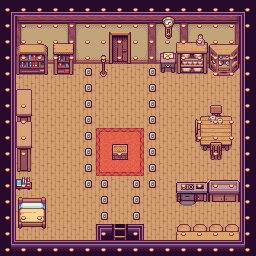

Tiled map render using the project's own tile images. Description and the whole map definition, tile-layer contents included, below:
An orthogonal 16x16 tile map with 16x16 px tiles, 8 tile layers (base, obj1, obj2, obj3, ...).

<map version="1.10" tiledversion="1.10.2" orientation="orthogonal" renderorder="right-down" width="16" height="16" tilewidth="16" tileheight="16" infinite="0" nextlayerid="15" nextobjectid="10">
 <tileset firstgid="1" name="roomset" tilewidth="16" tileheight="16" tilecount="840" columns="12">
  <image source="../images/tdrpg_interior.png" width="192" height="1120" />
  <tile id="372">
   <properties>
    <property name="event" value="treasure" />
   </properties>
  </tile>
  <tile id="460">
   <properties>
    <property name="event" value="gate" />
   </properties>
  </tile>
  <tile id="508">
   <properties>
    <property name="event" value="mail" />
   </properties>
  </tile>
  <tile id="714">
   <properties>
    <property name="event" value="bedside" />
   </properties>
  </tile>
 </tileset>
 <group id="11" name="UnderPlayer">
  <layer id="1" name="base" width="16" height="16">
   <data encoding="csv">
4,26,26,26,26,26,26,26,26,26,26,26,26,26,26,5,
15,37,38,38,39,38,38,38,38,39,38,39,38,38,40,13,
15,49,50,50,51,50,50,50,50,51,50,51,50,50,52,13,
15,61,62,62,63,62,62,62,62,63,62,63,62,62,64,13,
15,170,170,170,170,170,170,170,170,170,170,170,170,170,170,13,
15,170,170,170,170,170,170,170,170,170,170,170,170,170,170,13,
15,170,170,170,170,170,170,170,170,170,170,170,170,170,170,13,
15,170,170,170,170,170,170,170,170,170,170,170,170,170,170,13,
15,170,170,170,170,170,205,206,207,170,170,170,170,170,170,13,
15,170,170,170,170,170,217,218,219,170,170,170,170,170,170,13,
15,170,170,170,170,170,229,230,231,170,170,170,170,170,170,13,
15,170,170,170,170,170,170,170,170,170,170,170,170,170,170,13,
15,170,170,170,170,170,170,170,170,170,170,170,170,170,170,13,
15,170,170,170,170,170,170,170,170,170,170,170,170,170,170,13,
15,170,170,170,170,170,1,14,3,170,170,170,170,170,170,13,
16,2,2,2,2,2,2,2,2,2,2,2,2,2,2,17
</data>
  </layer>
  <layer id="2" name="obj1" width="16" height="16">
   <data encoding="csv">
0,0,0,0,0,0,0,0,0,0,0,0,0,0,0,0,
0,0,0,0,0,0,0,0,0,0,452,0,0,0,0,0,
0,515,516,475,476,0,153,14,155,0,464,595,596,641,642,0,
0,527,528,487,488,0,165,14,167,0,704,607,608,653,654,0,
0,539,540,499,500,0,0,0,0,0,716,619,620,665,666,0,
0,0,0,0,0,0,0,0,0,0,0,0,0,0,0,0,
0,693,0,0,0,0,0,0,0,0,0,0,0,0,0,0,
0,705,0,0,0,0,0,0,0,0,0,0,650,664,0,0,
0,717,0,0,0,0,0,0,0,0,0,0,662,0,0,0,
0,0,0,0,0,0,0,0,0,0,0,0,0,0,0,0,
0,0,0,0,0,0,0,0,0,0,0,0,0,0,0,0,
0,0,0,0,0,0,0,0,0,0,0,0,0,0,0,0,
0,0,0,0,0,0,0,0,0,0,0,367,368,369,370,0,
0,773,774,0,0,0,0,0,0,0,0,0,0,0,0,0,
0,785,786,0,0,0,0,192,0,0,0,630,630,630,630,0,
0,0,0,0,0,0,0,0,0,0,0,0,0,0,0,0
</data>
  </layer>
  <layer id="5" name="obj2" width="16" height="16">
   <data encoding="csv">
0,0,0,0,0,0,0,0,0,0,0,0,0,0,0,0,
0,0,0,0,0,0,0,0,0,0,0,0,0,0,0,0,
0,0,0,0,0,0,0,0,0,0,0,0,594,0,0,0,
0,0,0,0,0,0,0,0,0,0,0,0,0,0,0,0,
0,0,0,0,0,0,0,0,0,0,0,0,0,0,0,0,
0,0,0,0,0,0,0,0,0,0,0,0,0,0,0,0,
0,0,0,0,0,0,0,0,0,0,0,0,0,0,0,0,
0,681,0,0,0,0,0,0,0,0,0,0,409,410,411,0,
0,693,0,0,0,0,0,0,0,0,0,0,421,422,423,0,
0,705,0,0,0,0,0,0,0,0,0,0,433,434,435,0,
0,717,0,0,0,0,0,0,0,0,0,0,0,0,0,0,
0,0,0,0,0,0,0,0,0,0,0,0,0,0,0,0,
0,0,0,0,0,0,0,0,0,0,0,0,0,0,0,359,
0,0,0,0,0,0,0,0,0,0,0,0,0,0,0,371,
0,0,0,0,0,0,0,0,0,0,0,622,623,623,624,0,
0,0,0,0,0,0,0,0,0,0,0,0,0,0,0,0
</data>
  </layer>
  <layer id="6" name="obj3" width="16" height="16">
   <data encoding="csv">
0,0,0,0,0,0,0,0,0,0,0,0,0,0,0,0,
0,0,0,0,0,0,0,0,0,0,0,0,0,0,0,0,
0,0,0,0,0,0,0,0,0,0,0,0,0,0,0,0,
0,0,0,0,0,0,0,0,0,0,0,0,0,0,0,0,
0,0,0,0,0,0,0,0,0,0,0,0,0,0,0,0,
0,0,0,0,0,0,0,0,0,0,0,0,0,0,0,0,
0,0,0,0,0,0,0,0,0,0,0,0,0,0,0,0,
0,0,0,0,0,0,0,0,0,0,0,0,0,592,0,0,
0,0,0,0,0,0,0,0,0,0,0,0,0,649,0,0,
0,0,0,0,0,0,0,0,0,0,0,0,0,661,0,0,
0,0,0,0,0,0,0,0,0,0,0,0,0,0,0,0,
0,0,0,0,0,0,0,0,0,0,0,0,0,0,0,0,
0,0,0,0,0,0,0,0,0,0,0,0,0,0,0,0,
0,0,0,0,0,0,0,0,0,0,0,0,0,0,0,0,
0,0,0,0,0,0,0,0,0,0,0,0,0,0,0,0,
0,0,0,0,0,0,0,0,0,0,0,0,0,0,0,0
</data>
  </layer>
 </group>
 <layer id="10" name="UnderPlayerEvent" width="16" height="16">
  <data encoding="csv">
0,0,0,0,0,0,0,0,0,0,0,0,0,0,0,0,
0,0,0,0,0,0,0,0,0,0,0,0,0,0,0,0,
0,0,0,0,0,0,0,154,0,0,0,0,0,0,0,0,
0,0,0,0,0,0,448,166,0,0,509,0,0,0,0,0,
0,0,0,0,0,0,461,0,0,0,0,0,0,0,0,0,
0,0,0,0,0,0,0,0,0,0,0,0,0,0,0,0,
0,0,0,0,0,0,0,0,0,0,0,0,0,0,0,0,
0,0,0,0,0,0,0,0,0,0,0,0,0,0,0,0,
0,0,0,0,0,0,0,0,0,0,0,0,0,0,0,0,
0,0,0,0,0,0,0,373,0,0,0,0,0,0,0,0,
0,0,0,0,0,0,0,0,0,0,0,0,0,0,0,0,
0,715,0,0,0,0,0,0,0,0,0,0,0,0,0,0,
0,0,0,0,0,0,0,0,0,0,0,0,0,0,0,0,
0,0,0,0,0,0,0,0,0,0,0,0,0,0,0,0,
0,0,0,0,0,0,0,0,0,0,0,0,0,0,0,0,
0,0,0,0,0,0,0,0,0,0,0,0,0,0,0,0
</data>
 </layer>
 <group id="12" name="OverPlayer">
  <layer id="13" name="obj4" width="16" height="16">
   <data encoding="csv">
0,0,0,0,0,0,0,0,0,0,0,0,0,0,0,0,
0,0,0,0,0,0,0,0,0,0,0,0,0,0,0,0,
0,0,0,0,0,0,0,0,0,0,0,0,0,0,0,0,
0,0,0,0,0,0,0,0,0,0,0,0,0,0,0,0,
0,0,0,0,0,0,0,0,0,0,0,0,0,0,0,0,
0,681,0,0,0,0,0,0,0,0,0,0,0,0,0,0,
0,0,0,0,0,0,0,0,0,0,0,0,0,652,0,0,
0,0,0,0,0,0,0,0,0,0,0,0,0,0,0,0,
0,0,0,0,0,0,0,0,0,0,0,0,0,0,0,0,
0,0,0,0,0,0,0,0,0,0,0,0,0,0,0,0,
0,0,0,0,0,0,0,0,0,0,0,0,0,0,0,0,
0,0,0,0,0,0,0,0,0,0,0,355,356,357,358,0,
0,735,736,0,0,0,0,0,0,0,0,0,0,0,0,0,
0,0,0,0,0,0,0,0,0,0,0,0,0,0,0,0,
0,0,0,0,0,0,0,0,0,0,0,0,0,0,0,0,
0,0,0,0,0,0,0,0,0,0,0,0,0,0,0,0
</data>
  </layer>
 </group>
 <layer id="9" name="walk-flag" width="16" height="16">
  <data encoding="csv">
638,638,638,638,638,638,638,638,638,638,638,638,638,638,638,638,
638,638,638,638,638,638,638,638,638,638,638,638,638,638,638,638,
638,638,638,638,638,638,638,638,638,638,638,638,638,638,638,0,
638,638,638,638,638,638,638,638,638,638,638,638,638,638,638,638,
638,0,0,0,0,0,0,0,0,0,0,0,0,638,638,638,
638,0,0,0,0,0,0,0,0,0,0,0,0,0,0,638,
638,638,0,0,0,0,0,0,0,0,0,0,0,0,0,638,
638,638,0,0,0,0,0,0,0,0,0,0,638,638,638,638,
638,638,0,0,0,0,0,0,0,0,0,0,638,638,638,638,
638,638,0,0,0,0,0,638,0,0,0,0,0,638,0,638,
638,0,0,0,0,0,0,0,0,0,0,0,0,0,0,638,
638,638,0,0,0,0,0,0,0,0,0,638,638,638,638,638,
638,0,0,0,0,0,0,0,0,0,0,0,0,0,0,638,
638,638,638,0,0,0,0,0,0,0,0,0,0,0,0,638,
638,0,0,0,0,0,638,0,638,0,0,638,638,638,638,638,
638,638,638,638,638,638,638,638,638,638,638,638,638,638,638,638
</data>
 </layer>
 <layer id="14" name="trap" width="16" height="16">
  <data encoding="csv">
0,0,0,0,0,0,0,0,0,0,0,0,0,0,0,0,
0,0,0,0,0,0,0,0,0,0,0,0,0,0,0,0,
0,0,0,0,0,0,0,0,0,0,0,0,0,0,0,0,
0,0,0,0,0,0,0,0,0,0,0,0,0,0,0,0,
0,0,0,0,0,616,0,0,0,616,0,0,0,0,0,0,
0,0,0,0,0,616,0,0,0,616,0,0,0,0,0,0,
0,0,0,0,0,616,0,0,0,616,0,0,0,0,0,0,
0,0,0,0,0,616,0,0,0,616,0,0,0,0,0,0,
0,0,0,0,0,616,0,0,0,616,0,0,0,0,0,0,
0,0,0,0,0,616,0,0,0,616,0,0,0,0,0,0,
0,0,0,0,0,616,0,0,0,616,0,0,0,0,0,0,
0,0,0,0,0,616,616,0,616,616,0,0,0,0,0,0,
0,0,0,0,0,0,616,0,616,0,0,0,0,0,0,0,
0,0,0,0,0,0,616,0,616,0,0,0,0,0,0,0,
0,0,0,0,0,0,0,0,0,0,0,0,0,0,0,0,
0,0,0,0,0,0,0,0,0,0,0,0,0,0,0,0
</data>
 </layer>
</map>